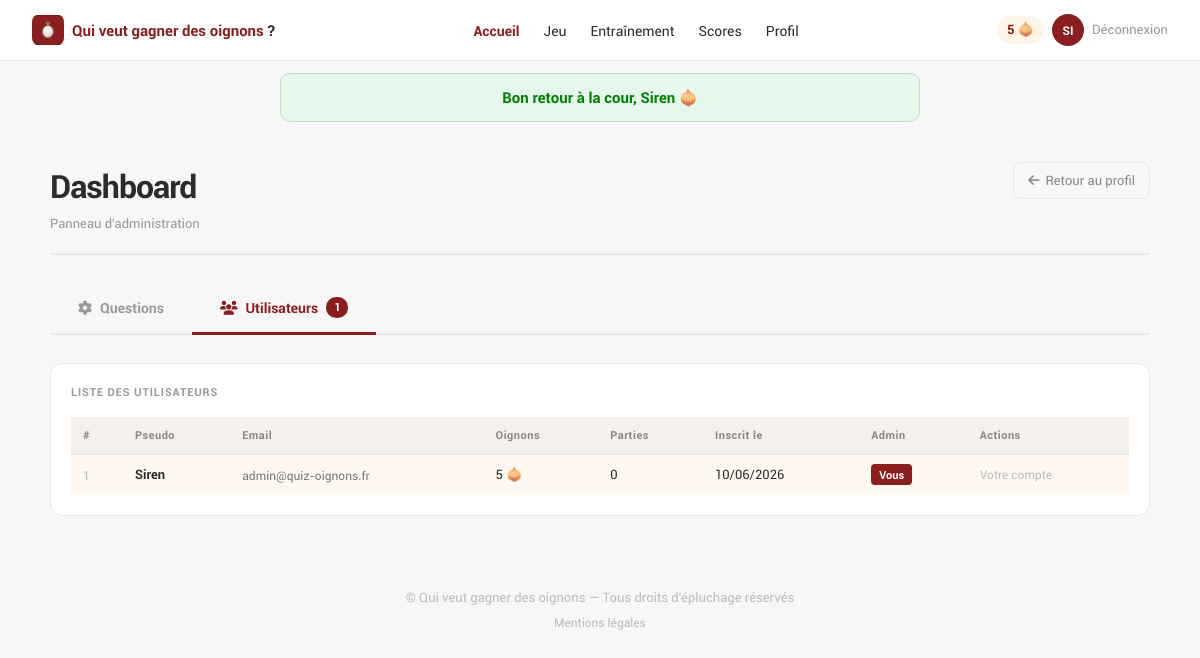
/linda-hillairet/Quiz_v2/index.php?action=adminUsers (signed in), run on the app's committed database.
### tables this page shows
CREATE TABLE IF NOT EXISTS `users` (
  `id`           INT          UNSIGNED NOT NULL AUTO_INCREMENT,
  `pseudo`       VARCHAR(30)  NOT NULL,
  `email`        VARCHAR(255) NOT NULL UNIQUE,
  `password`     VARCHAR(255) NOT NULL,
  `oignons`      INT          UNSIGNED NOT NULL DEFAULT 0,
  `games_played` INT          UNSIGNED NOT NULL DEFAULT 0,
  `is_admin`     TINYINT(1)   NOT NULL DEFAULT 0,
  `created_at`   TIMESTAMP    NOT NULL DEFAULT CURRENT_TIMESTAMP,
  PRIMARY KEY (`id`)
);

### app/controllers/adminController.php (called while the page is built, shortened)
<?php
function showAdminUsers()
{
    $users  = getAllUsers();
    $totalU = count($users);
    require RACINE . '/app/views/layouts/header.php';
    require RACINE . '/app/views/adminUsersView.php';
    require RACINE . '/app/views/layouts/footer.php';
}

### index.php (called while the page is built, shortened)
<?php
require_once RACINE . "/config/Database.php";
require_once RACINE . "/app/models/userModel.php";
$route = new Route;
$route->route();

### config/Database.php (called while the page is built, shortened)
<?php
class Database
{
    private static ?PDO $instance = null;
    public static function getInstance(): PDO
    {
        if (self::$instance === null) {
            $env = parse_ini_file(RACINE . '/.env');
            $dsn = "mysql:host={$env['DB_HOST']};dbname={$env['DB_NAME']};charset=utf8mb4";
            try {
                self::$instance = new PDO($dsn, $env['DB_USER'], $env['DB_PASS']);
                self::$instance->setAttribute(PDO::ATTR_ERRMODE, PDO::ERRMODE_EXCEPTION);
                self::$instance->setAttribute(PDO::ATTR_DEFAULT_FETCH_MODE, PDO::FETCH_ASSOC);
            } catch (PDOException $e) {
                die("Erreur de connexion : " . $e->getMessage());
            }
        }
        return self::$instance;
    }
}

### app/models/userModel.php (called while the page is built, shortened)
<?php
function getAllUsers()
{
    $stmt = Database::getInstance()->query("
        SELECT id, pseudo, email, oignons, games_played, is_admin, created_at
        FROM users ORDER BY created_at DESC
    ");
    return $stmt->fetchAll();
}

### app/views/adminUsersView.php (the view)
<main id="main-content">
<div class="page-wrap">
<div class="admin-container">
  <div class="admin-dashboard-header">
    <div class="admin-dashboard-title">
      <h1>Dashboard</h1>
      <p>Panneau d'administration</p>
    </div>
    <a href="index.php?action=showProfile" class="admin-back-link"><i class="fa-solid fa-arrow-left" aria-hidden="true"></i> Retour au profil</a>
  </div>
  <nav class="admin-tabs" aria-label="Navigation admin">
    <a href="index.php?action=admin" class="admin-tab"><i class="fa-solid fa-gear" aria-hidden="true"></i> Questions</a>
    <a href="index.php?action=adminUsers" class="admin-tab admin-tab-active"><i class="fa-solid fa-users" aria-hidden="true"></i> Utilisateurs <span class="admin-tab-badge"><?= $totalU ?></span></a>
  </nav>
  <section class="card" aria-labelledby="users-list-title">
    <h2 class="card-label" id="users-list-title">LISTE DES UTILISATEURS</h2>
    <?php if (empty($users)): ?>
      <div class="admin-empty">Aucun utilisateur enregistré.</div>
    <?php else: ?>
      <table class="admin-users-table">
        <thead>
          <tr>
            <th>#</th>
            <th>Pseudo</th>
            <th>Email</th>
            <th>Oignons</th>
            <th>Parties</th>
            <th>Inscrit le</th>
            <th>Admin</th>
            <th>Actions</th>
          </tr>
        </thead>
        <tbody>
          <?php foreach ($users as $u): ?>
            <tr class="<?= $u['id'] == $_SESSION['user']['id'] ? 'admin-row-me' : '' ?>">
              <td class="admin-td-id"><?= $u['id'] ?></td>
              <td><strong><?= htmlspecialchars($u['pseudo']) ?></strong></td>
              <td class="admin-td-email"><?= htmlspecialchars($u['email']) ?></td>
              <td><?= (int)$u['oignons'] ?> 🧅</td>
              <td><?= (int)$u['games_played'] ?></td>
              <td><time datetime="<?= $u['created_at'] ?>"><?= date('d/m/Y', strtotime($u['created_at'])) ?></time></td>
              <td>
                <?php if ($u['id'] != $_SESSION['user']['id']): ?>
                  <?php if ($u['is_admin']): ?>
                    <a href="index.php?action=toggleAdmin&id=<?= $u['id'] ?>&is_admin=0"
                       class="admin-badge-admin"
                       onclick="return confirm('Retirer les droits admin à <?= htmlspecialchars($u['pseudo']) ?> ?')">
                      <i class="fa-solid fa-check" aria-hidden="true"></i> Admin
                    </a>
                  <?php else: ?>
                    <a href="index.php?action=toggleAdmin&id=<?= $u['id'] ?>&is_admin=1"
                       class="admin-badge-user">
                      Promouvoir
                    </a>
                  <?php endif; ?>
                <?php else: ?>
                  <span class="admin-badge-admin">Vous</span>
                <?php endif; ?>
              </td>
              <td>
                <?php if ($u['id'] != $_SESSION['user']['id']): ?>
                  <a href="index.php?action=deleteUser&id=<?= $u['id'] ?>"
                     class="admin-btn-delete"
                     onclick="return confirm('Supprimer <?= htmlspecialchars($u['pseudo']) ?> ? Cette action est irréversible.')">
                    <i class="fa-solid fa-trash" aria-hidden="true"></i> Supprimer
                  </a>
                <?php else: ?>
                  <span class="admin-td-me">Votre compte</span>
                <?php endif; ?>
              </td>
            </tr>
          <?php endforeach; ?>
        </tbody>
      </table>
    <?php endif; ?>
  </section>
</div>
</div>
</main>

### public/style.css (style rules this page uses)
*, *::before, *::after { box-sizing: border-box; margin: 0; padding: 0; }
:root { --red: #8b1e1e; --red-dark: #6e1717; --red-light: #fff5f5; --gold: #b45309; --yellow: #f5c842; --green: #2d6a4f; --bg: #f7f7f7; --white: #ffffff; --border: #e8e8e8; --text: #2b2b2b; --muted: #999999; --radius: 12px; }
html { scroll-behavior: smooth; }
body { font-family: 'Roboto', Arial, sans-serif; background: var(--bg); color: var(--text); font-size: 15px; line-height: 1.5; }
a { color: inherit; }
.card { background: var(--white); border-radius: var(--radius); border: 1px solid var(--border); padding: 20px; }
.card-label { font-size: 11px; font-weight: 700; letter-spacing: 0.08em; color: var(--muted); text-transform: uppercase; margin-bottom: 4px; }
.page-wrap { width: 100%; padding: 16px; }
@media (min-width: 640px) { .page-wrap { padding: 24px 20px; max-width: 760px; margin: 0 auto; } }
@media (min-width: 900px) { .page-wrap { max-width: 1200px; padding: 28px 32px; } }
.admin-users-table { width: 100%; border-collapse: collapse; margin-top: 16px; font-size: 13px; }
.admin-users-table th { background: #f5f0eb; padding: 10px 12px; text-align: left; font-size: 11px; color: #888; letter-spacing: .5px; border-bottom: 2px solid var(--border); }
.admin-users-table td { padding: 10px 12px; border-bottom: 1px solid var(--border); vertical-align: middle; }
.admin-users-table tr:last-child td { border-bottom: none; }
.admin-row-me td { background: #fff8f0; }
.admin-td-id { color: #bbb; font-size: 12px; }
.admin-td-email { color: #777; font-size: 12px; }
.admin-td-me { font-size: 12px; color: #bbb; }
.admin-badge-admin { background: #8b1e1e; color: white; padding: 3px 8px; border-radius: 4px; font-size: 11px; font-weight: 600; text-decoration: none; cursor: pointer; }
.admin-dashboard-header { display: flex; align-items: flex-start; justify-content: space-between; margin-bottom: 28px; padding-bottom: 20px; border-bottom: 2px solid var(--border); }
.admin-dashboard-title h1 { font-size: 32px; font-weight: 800; color: var(--text); letter-spacing: -1px; }
.admin-dashboard-title p { color: #999; font-size: 13px; margin-top: 4px; }
.admin-back-link { display: inline-flex; align-items: center; gap: 6px; color: #888; font-size: 13px; text-decoration: none; padding: 8px 14px; border: 1px solid var(--border); border-radius: 8px; transition: all .15s; }
.admin-tabs { display: flex; gap: 0; margin-bottom: 28px; border-bottom: 2px solid var(--border); }
.admin-tab { padding: 14px 28px; font-size: 14px; font-weight: 600; color: #999; text-decoration: none; display: inline-flex; align-items: center; gap: 8px; border-bottom: 3px solid transparent; margin-bottom: -2px; transition: color .15s, border-color .15s; }
.admin-tab-active { color: var(--red); border-bottom-color: var(--red); }
.admin-tab-badge { background: var(--red); color: white; font-size: 11px; padding: 2px 8px; border-radius: 10px; font-weight: 700; }
.admin-container { max-width: 1100px; margin: 0 auto; }

### data on the page
users: id "1", pseudo "Siren", email "admin@quiz-oignons.fr", oignons "5", games_played "0", created_at "10/06/2026", shows "Vous", shows "Votre compte"

### other printed values
$_SESSION['user']['oignons'] "5"
$initials "SI"
$_SESSION['success'] "Bon retour à la cour, Siren 🧅"
$totalU "1"
